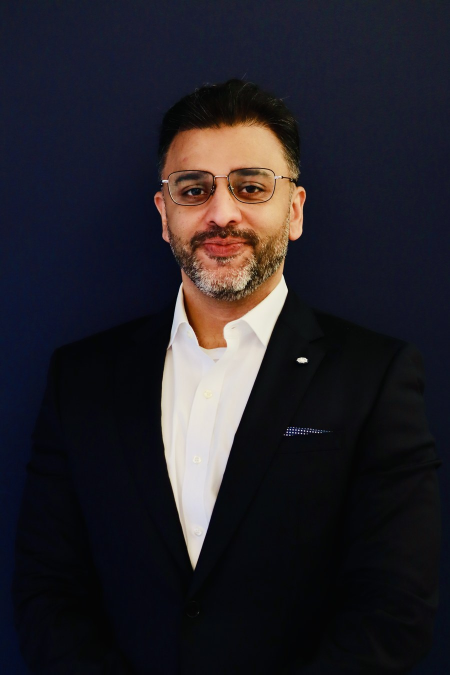
#> input picture assets/img/yasir-headshot.jpg, 900 x 1349 px (shown at 1/2 size)
$ python make_portrait.py
#> lines starting #> are read from the running program, lines starting #| are printed output that depends on the picture; after the words box and inside, x2 and y2 are one past the last pixel; in counts of white or black regions, pixels touching at a corner belong together
### assets/brand/make_marks.py
#!/usr/bin/env python3
"""
The Reference Mark — generator for the Yasir A. Malik identity.

Geometry is computed, not eyeballed, so every clearance in the mark is
exact and the whole family can be re-cut from one set of constants.

Construction
------------
  ring      an open circle: the recurring engagement, deliberately not closed
  node      a dot floating IN the break: the anchor, not part of the loop
  A         a geometric letterform whose crossbar overshoots the right leg —
            a reference line extended past the figure, reaching for the ring
            without closing on it
"""
import math, os

OUT = os.path.dirname(os.path.abspath(__file__))
os.makedirs(OUT, exist_ok=True)

# ---------------------------------------------------------------- constants
CX = CY = 32.0
R = 25.0            # ring radius (centreline)
SW = 4.4            # ring stroke
AW = 5.2            # letter stroke

GAP_MID, GAP_W = 140.0, 42.0          # break centred upper-left, 42 degrees
ARC_A = GAP_MID - GAP_W / 2           # 119 deg
ARC_B = GAP_MID + GAP_W / 2           # 161 deg

APEX = (32.0, 19.5)
FOOT_L, FOOT_R = 20.0, 44.0
FOOT_Y = 47.0
BAR_Y = 38.0
BAR_END = 51.5                        # crossbar overshoot terminus


def pt(theta, r=R):
    """Polar to SVG coords (y grows downward, so sin is negated)."""
    a = math.radians(theta)
    return (CX + r * math.cos(a), CY - r * math.sin(a))


def f(v):
    return f"{v:.2f}".rstrip("0").rstrip(".")


def ring_path():
    """Open arc: starts at ARC_A, sweeps clockwise the long way round to ARC_B."""
    x1, y1 = pt(ARC_A)
    x2, y2 = pt(ARC_B)
    return f"M{f(x1)} {f(y1)} A{f(R)} {f(R)} 0 1 1 {f(x2)} {f(y2)}"


def letter_path():
    ax, ay = APEX
    return f"M{f(FOOT_L)} {f(FOOT_Y)} L{f(ax)} {f(ay)} L{f(FOOT_R)} {f(FOOT_Y)}"


def bar_path(end=BAR_END):
    """Crossbar starts flush with the left leg's outer edge."""
    dx, dy = APEX[0] - FOOT_L, FOOT_Y - APEX[1]
    lean = math.atan2(dx, dy)                       # leg angle off vertical
    t = (BAR_Y - APEX[1]) / dy
    x_centre = APEX[0] - dx * t
    x_outer = x_centre - (AW / 2) / math.cos(lean)
    return f"M{f(x_outer)} {f(BAR_Y)} H{f(end)}"


# ------------------------------------------------------------- verification
# [22 lines left out: function report, not called in this run]


# ------------------------------------------------------------------ writers
HEAD = ('<svg xmlns="http://www.w3.org/2000/svg" viewBox="0 0 64 64" '
        'fill="none" role="img" aria-label="{label}">')


def mark(ring_col="currentColor", letter_col="currentColor",
         node_col=None, label="The Reference Mark"):
    node_col = node_col or ring_col
    nx, ny = pt(GAP_MID)
    return f"""{HEAD.format(label=label)}
  <title>{label}</title>
  <path d="{ring_path()}" stroke="{ring_col}" stroke-width="{f(SW)}" stroke-linecap="round"/>
  <circle cx="{f(nx)}" cy="{f(ny)}" r="3.9" fill="{node_col}"/>
  <path d="{letter_path()}" stroke="{letter_col}" stroke-width="{f(AW)}" stroke-linejoin="miter" stroke-linecap="butt"/>
  <path d="{bar_path()}" stroke="{letter_col}" stroke-width="{f(AW)}" stroke-linecap="butt"/>
</svg>
"""


def mark_on_disc(disc, ink, label="The Reference Mark on ember"):
    """Badge cut — the mark reversed out of a filled disc, as on the leather."""
    nx, ny = pt(GAP_MID)
    return f"""{HEAD.format(label=label)}
  <title>{label}</title>
  <rect width="64" height="64" rx="14" fill="{disc}"/>
  <g transform="translate(32 32) scale(.8) translate(-32 -32)">
    <path d="{ring_path()}" stroke="{ink}" stroke-width="{f(SW)}" stroke-linecap="round"/>
    <circle cx="{f(nx)}" cy="{f(ny)}" r="3.9" fill="{ink}"/>
    <path d="{letter_path()}" stroke="{ink}" stroke-width="{f(AW)}" stroke-linejoin="miter" stroke-linecap="butt"/>
    <path d="{bar_path()}" stroke="{ink}" stroke-width="{f(AW)}" stroke-linecap="butt"/>
  </g>
</svg>
"""


def micro(ring_col="currentColor", letter_col="currentColor"):
    """
    Micro cut, for 16-24px. The overshoot and the tight interior clearances
    collapse below ~28px, so this cut drops the overshoot, fattens both
    strokes and opens the break. Same mark, different lens.
    """
    return f"""{HEAD.format(label="The Reference Mark, micro cut")}
  <title>The Reference Mark, micro cut</title>
{micro_body(ring_col, letter_col)}
</svg>
"""


# Micro-cut constants, chosen by rendering candidates down to 16px and
# picking the last one where ring, node and counter all still survive.
M_SW, M_AW, M_GAP, M_R = 7.0, 8.0, 50.0, 23.0


def micro_body(ring_col, letter_col, indent="  "):
    a, b = GAP_MID - M_GAP / 2, GAP_MID + M_GAP / 2
    x1, y1 = pt(a, M_R); x2, y2 = pt(b, M_R); nx, ny = pt(GAP_MID, M_R)
    i = indent
    return (
        f'{i}<path d="M{f(x1)} {f(y1)} A{f(M_R)} {f(M_R)} 0 1 1 {f(x2)} {f(y2)}" '
        f'stroke="{ring_col}" stroke-width="{f(M_SW)}" stroke-linecap="round"/>\n'
        f'{i}<circle cx="{f(nx)}" cy="{f(ny)}" r="{f(M_SW * 0.78)}" fill="{ring_col}"/>\n'
        f'{i}<path d="M19.5 46.5 L32 19 L44.5 46.5" stroke="{letter_col}" '
        f'stroke-width="{f(M_AW)}" stroke-linejoin="miter" stroke-linecap="butt"/>\n'
        f'{i}<path d="M21.6 38.4 H42.4" stroke="{letter_col}" '
        f'stroke-width="{f(M_AW)}" stroke-linecap="butt"/>'
    )


def favicon(disc, ink):
    return f"""<svg xmlns="http://www.w3.org/2000/svg" viewBox="0 0 64 64" fill="none">
  <rect width="64" height="64" rx="13" fill="{disc}"/>
  <g transform="translate(32 32) scale(.86) translate(-32 -32)">
{micro_body(ink, ink, indent="    ")}
  </g>
</svg>
"""


SANS = ("-apple-system,BlinkMacSystemFont,&#39;Segoe UI&#39;,Roboto,"
        "&#39;Helvetica Neue&#39;,Arial,sans-serif")
MONO = ("ui-monospace,&#39;SF Mono&#39;,Menlo,&#39;Cascadia Mono&#39;,"
        "&#39;Roboto Mono&#39;,monospace")
# The name is set in the Record voice, not the Statement voice. A serif
# wordmark against a geometric mark is the whole tonal argument: the mark
# is the instrument, the name is the person signing the work.
# Charter leads the stack deliberately: it is the face this identity is
# drawn for, it ships on macOS/iOS, and naming the exact fontconfig family
# first is also what lets the build rasterise these files correctly.
SERIF = ("&#39;Bitstream Charter&#39;,Charter,&#39;Iowan Old Style&#39;,"
         "&#39;Palatino Linotype&#39;,Palatino,&#39;Book Antiqua&#39;,Georgia,serif")

DESCRIPTOR = "AUDIT · RISK · GOVERNANCE"


def glyph(ring_col, letter_col, tx, ty, scale):
    nx, ny = pt(GAP_MID)
    return f"""  <g transform="translate({tx} {ty}) scale({scale})">
    <path d="{ring_path()}" stroke="{ring_col}" stroke-width="{f(SW)}" stroke-linecap="round"/>
    <circle cx="{f(nx)}" cy="{f(ny)}" r="3.9" fill="{ring_col}"/>
    <path d="{letter_path()}" stroke="{letter_col}" stroke-width="{f(AW)}" stroke-linejoin="miter" stroke-linecap="butt"/>
    <path d="{bar_path()}" stroke="{letter_col}" stroke-width="{f(AW)}" stroke-linecap="butt"/>
  </g>"""


def lockup_h(ring_col, letter_col, name_col, sub_col):
    """Horizontal lockup. Clear space = one ring radius on every side."""
    return f"""<svg xmlns="http://www.w3.org/2000/svg" viewBox="0 0 372 72" fill="none" role="img" aria-label="Yasir A. Malik — Audit, Risk, Governance">
  <title>Yasir A. Malik — Audit, Risk, Governance</title>
{glyph(ring_col, letter_col, 4, 4, 1.0)}
  <path d="M84 18 V54" stroke="{sub_col}" stroke-width="1" opacity=".34"/>
  <text x="104" y="35" font-family="{SERIF}" font-size="24" letter-spacing=".2" fill="{name_col}">Yasir A. Malik</text>
  <text x="105" y="53" font-family="{MONO}" font-size="9.5" letter-spacing="2.9" fill="{sub_col}">{DESCRIPTOR}</text>
</svg>
"""


def lockup_v(ring_col, letter_col, name_col, sub_col):
    return f"""<svg xmlns="http://www.w3.org/2000/svg" viewBox="0 0 260 152" fill="none" role="img" aria-label="Yasir A. Malik — Audit, Risk, Governance">
  <title>Yasir A. Malik — Audit, Risk, Governance</title>
{glyph(ring_col, letter_col, 98, 4, 1.0)}
  <text x="130" y="108" text-anchor="middle" font-family="{SERIF}" font-size="25" letter-spacing=".2" fill="{name_col}">Yasir A. Malik</text>
  <path d="M100 122 H160" stroke="{sub_col}" stroke-width="1" opacity=".34"/>
  <text x="130" y="142" text-anchor="middle" font-family="{MONO}" font-size="9.5" letter-spacing="2.9" fill="{sub_col}">{DESCRIPTOR}</text>
</svg>
"""


def wordmark(name_col, sub_col, accent):
    return f"""<svg xmlns="http://www.w3.org/2000/svg" viewBox="0 0 300 52" fill="none" role="img" aria-label="Yasir A. Malik">
  <title>Yasir A. Malik</title>
  <text x="0" y="28" font-family="{SERIF}" font-size="31" letter-spacing=".2" fill="{name_col}">Yasir A. Malik</text>
  <path d="M1 40 H26" stroke="{accent}" stroke-width="1.6"/>
  <text x="1" y="50" font-family="{MONO}" font-size="9.5" letter-spacing="2.9" fill="{sub_col}">{DESCRIPTOR}</text>
</svg>
"""


from palette import (EMBER, INK, PAPER, MUTED, EMBER_TEXT,
                     LIGHT, DIM, NIGHT, ON_ACCENT)

FILES = {
    "mark.svg":            mark(),
    "mark-ember.svg":      mark(ring_col=EMBER, letter_col=INK, node_col=EMBER,
                                label="The Reference Mark, two-tone"),
    "mark-ember-dark.svg": mark(ring_col=EMBER, letter_col=LIGHT, node_col=EMBER,
                                label="The Reference Mark, two-tone on dark"),
    "mark-badge.svg":      mark_on_disc(EMBER, ON_ACCENT),
    "mark-micro.svg":      micro(),
    "favicon.svg":         favicon(EMBER, ON_ACCENT),
    "lockup-horizontal.svg": lockup_h(EMBER, INK, INK, MUTED),
    "lockup-horizontal-dark.svg": lockup_h(EMBER, LIGHT, LIGHT, DIM),
    "lockup-stacked.svg":  lockup_v(EMBER, INK, INK, MUTED),
    # Every other lockup ships a dark cut; the stacked one did not, which is
    # an omission rather than a decision — it is the cut an avatar or a dark
    # slide reaches for first.
    "lockup-stacked-dark.svg": lockup_v(EMBER, LIGHT, LIGHT, DIM),
    "wordmark.svg":        wordmark(INK, MUTED, EMBER),
    "wordmark-dark.svg":   wordmark(LIGHT, DIM, EMBER),
}

# [25 lines left out: function social_card, not called in this run]


RASTERS = [
    ("favicon.svg", "icon-32.png", 32),
    ("favicon.svg", "icon-192.png", 192),
    ("favicon.svg", "icon-512.png", 512),
    ("favicon.svg", "apple-touch-icon.png", 180),
    ("og-card.svg", "og-card.png", 1200),
]

# [15 lines that do not run on import are left out]

### assets/brand/make_portrait.py
#!/usr/bin/env python3
"""
Portrait cuts, for every surface that wants a face rather than a mark.

The source frame is a studio headshot on a navy backdrop. Navy is the one
colour this identity does not contain — set beside warm graphite it reads as a
different brand entirely, and a profile photo sits next to the banner
everywhere it appears.

Rather than matte the background out, which leaves halos in hair, the fix is a
colour-selective grade: pixels where blue dominates red get rotated toward a
warm neutral of the same luminance, weighted by how blue they are. The backdrop
converts fully, the suit mostly, and skin and shirt are untouched because
neither is blue-dominant. Edges blend because nothing is cut.

Four cuts:

  square    the profile photo. LinkedIn, GitHub, Substack, Gmail.
  circle    same crop, circular, with the ember hairline. For surfaces that
            crop to a circle anyway and clip anything near the edge.
  duotone   mapped fully into the palette. Editorial use beside the mark.
  speaker   photo, mark and name in one frame. Conference bios, talk slides,
            press.
"""
import os, sys, io

HERE = os.path.dirname(os.path.abspath(__file__))
sys.path.insert(0, HERE)
import make_marks as M
from palette import EMBER
import cairosvg
import numpy as np
from PIL import Image, ImageDraw

SRC = os.path.join(HERE, "..", "img", "yasir-headshot.jpg")
OUT = os.path.join(HERE, "portrait")
os.makedirs(OUT, exist_ok=True)

SIZE = 1000

# Head-and-shoulders crop from the 900x1349 source. Sized so the head fills
# about 62% of the frame and the eyeline lands on the upper third — the
# proportions a portrait is read at, rather than whatever the camera framed.
CROP = (81, 52, 839, 810)
SPEAKER_CROP = (0, 30, 900, 900)

# Blue-dominance below this many levels counts as fully backdrop.
BLUE_SPAN = 20.0
WARM = np.array([1.06, 1.00, 0.94])     # a warm neutral, R > G > B


def base():
    return Image.open(SRC).convert("RGB").crop(CROP).resize(
        (SIZE, SIZE), Image.LANCZOS)


def warm_grade(img, strength=1.0):
    """Rotate blue-dominant pixels to a warm neutral of the same luminance."""
#> called with strength = 1
    a = np.asarray(img, dtype=np.float32)
    r, g, b = a[..., 0], a[..., 1], a[..., 2]

    lum = 0.2126 * r + 0.7152 * g + 0.0722 * b
    target = np.clip(lum[..., None] * WARM, 0, 255)

    # Weight by blueness. Skin sits far negative here and is never touched.
    w = np.clip((b - r) / BLUE_SPAN, 0.0, 1.0)[..., None] * strength
    return Image.fromarray(
        np.clip(a * (1 - w) + target * w, 0, 255).astype(np.uint8), "RGB")
#> in circle, `ImageDraw.Draw(mask).ellipse((0, 0, SIZE - 1, SIZE - 1), fill=255)`:
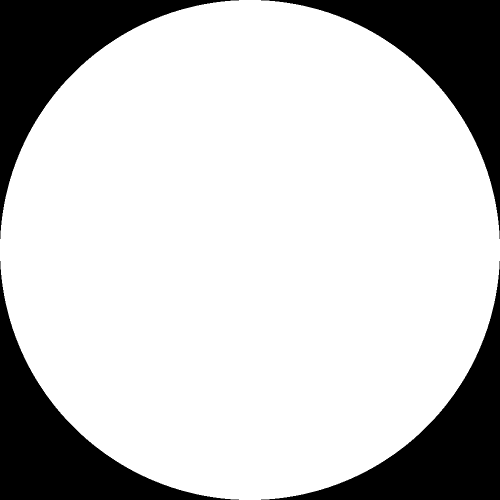
#> mask: PIL image 1000x1000 L (shown at 1/2 size); 78.5% white; 4 black regions, box (x1, y1, x2, y2) and area: (0, 0, 478, 478) 53695, (522, 0, 1000, 478) 53695, (0, 522, 478, 1000) 53695, (522, 522, 1000, 1000) 53695


def duotone(img, shadow=(14, 16, 19), highlight=(238, 228, 218)):
#> called with shadow = (14, 16, 19), highlight = (238, 228, 218)
    lum = np.asarray(img.convert("L"), dtype=np.float32) / 255.0
    lum = np.clip(lum * 1.06 - 0.03, 0, 1)
    lum = lum * lum * (3.0 - 2.0 * lum)
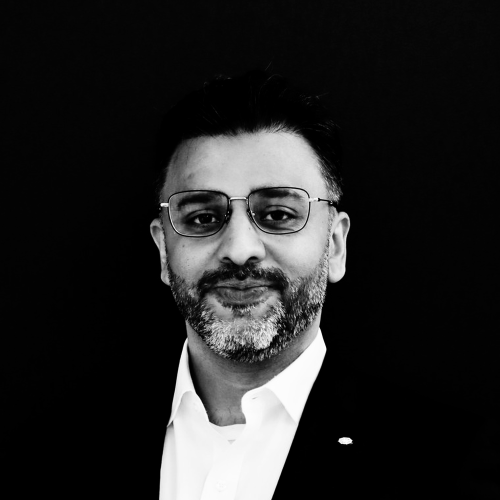
#> lum: shape (1000, 1000) float32 (shown at 1/2 size); min 0, max 1, mean 0.145
    lo, hi = np.array(shadow, np.float32), np.array(highlight, np.float32)
#> lo = [14, 16, 19]; hi = [238, 228, 218]
    out = lo + (hi - lo) * lum[..., None]
#> out: shape (1000, 1000, 3) float32
    e = np.array([224.0, 102.0, 46.0])
    w = (4.0 * lum * (1.0 - lum))[..., None] * 0.15
    return Image.fromarray(
        np.clip(out * (1 - w) + e * w, 0, 255).astype(np.uint8), "RGB")


def circle(img, ring=14):
    """Circular cut with the ember hairline, on transparency."""
    out = img.convert("RGBA")
    mask = Image.new("L", (SIZE, SIZE), 0)
    ImageDraw.Draw(mask).ellipse((0, 0, SIZE - 1, SIZE - 1), fill=255)
    out.putalpha(mask)

    d = ImageDraw.Draw(out)
    inset = ring / 2
    d.ellipse((inset, inset, SIZE - 1 - inset, SIZE - 1 - inset),
              outline=EMBER, width=ring)
    return out


def speaker(theme="dark"):
    """Photo, mark and name in one frame. 1600x900."""
    W, H = 1600, 900
    t = dict(
        dark=dict(bg="#0E1114", name="#EDEFF1", sub="#A6B0BA", letter="#EDEFF1"),
        light=dict(bg="#F6F3F0", name="#171A1D", sub="#5A646E", letter="#171A1D"),
    )[theme]

    panel_w = 620

    # A wider crop than the square cut. The portrait crop is framed for a
    # square; poured into a 620x900 panel it fills the height with head and
    # loses the shoulders, so the card gets its own framing.
    src = warm_grade(Image.open(SRC).convert("RGB").crop(SPEAKER_CROP))
#> call 2 of warm_grade, with strength = 1
#> in warm_grade (call 2), `w = np.clip((b - r) / BLUE_SPAN, 0.0, 1.0)[..., None] * strength`:
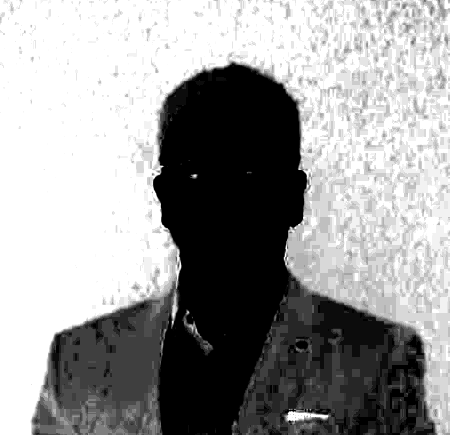
#> w: shape (870, 900, 1) float32 (shown at 1/2 size); min 0, max 1, mean 0.605
#> in warm_grade (call 2), `return Image.fromarray( np.clip(a * (1 - w) + target * w, 0, 255).asty..`:
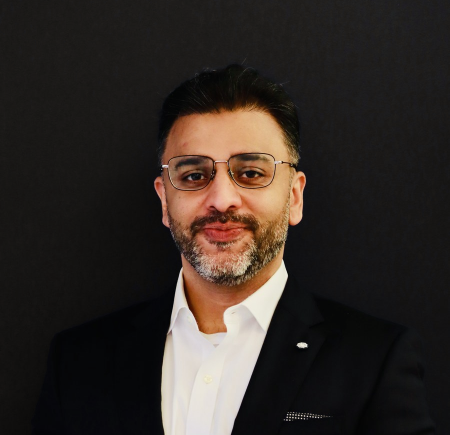
#> returned value: PIL image 900x870 RGB (shown at 1/2 size); mean R, G, B 50.3, 42.7, 38.1
    scale = max(panel_w / src.width, H / src.height)
    src = src.resize((round(src.width * scale), round(src.height * scale)),
                     Image.LANCZOS)
    left = (src.width - panel_w) // 2
    src = src.crop((left, 0, left + panel_w, H))
#> src: PIL image 620x900 RGB

    a = np.full((H, panel_w), 255.0, np.float32)
    fade = 240
    a[:, :fade] *= np.linspace(0, 1, fade, dtype=np.float32)[None, :] ** 1.6
    src = src.convert("RGBA")
#> src: PIL image 620x900 RGBA
    src.putalpha(Image.fromarray(a.astype(np.uint8), "L"))
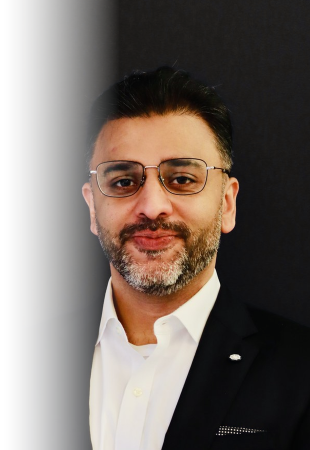
#> src: PIL image 620x900 RGBA (shown at 1/2 size); mean R, G, B, A 64.5, 53.6, 46.9, 194.1; transparent parts drawn white
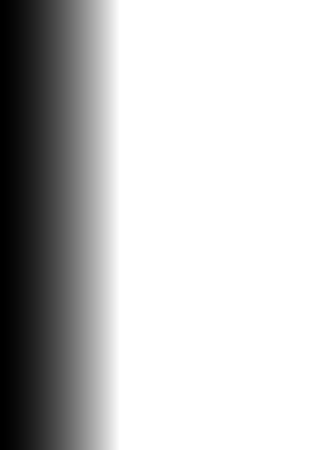
#> a: shape (900, 620) float32 (shown at 1/2 size); min 0, max 255, mean 194.3

    canvas = Image.new("RGBA", (W, H), t["bg"])
    canvas.alpha_composite(src, (W - panel_w, 0))
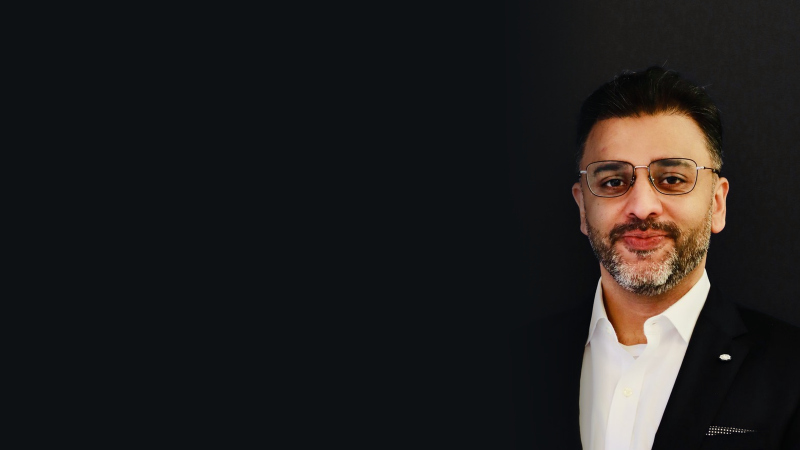
#> canvas: PIL image 1600x900 RGBA (shown at 1/2 size); mean R, G, B, A 32.6, 30.7, 30.2, 255

    nx, ny = M.pt(M.GAP_MID)
    svg = f"""<svg xmlns="http://www.w3.org/2000/svg" viewBox="0 0 {W} {H}" fill="none">
  <rect x="0" y="0" width="{W}" height="7" fill="{EMBER}"/>
  <g transform="translate(96 300) scale(1.6)">
    <path d="{M.ring_path()}" stroke="{EMBER}" stroke-width="{M.f(M.SW)}" stroke-linecap="round"/>
    <circle cx="{M.f(nx)}" cy="{M.f(ny)}" r="3.9" fill="{EMBER}"/>
    <path d="{M.letter_path()}" stroke="{t['letter']}" stroke-width="{M.f(M.AW)}" stroke-linejoin="miter" stroke-linecap="butt"/>
    <path d="{M.bar_path()}" stroke="{t['letter']}" stroke-width="{M.f(M.AW)}" stroke-linecap="butt"/>
  </g>
  <text x="96" y="500" font-family="{M.SERIF}" font-size="76" fill="{t['name']}">Yasir A. Malik</text>
  <path d="M98 540 H330" stroke="{EMBER}" stroke-width="3"/>
  <text x="96" y="584" font-family="{M.MONO}" font-size="19" letter-spacing="7" fill="{t['sub']}">AUDIT · RISK · GOVERNANCE</text>
  <text x="96" y="646" font-family="{M.SERIF}" font-size="27" fill="{t['sub']}">Judgment that holds when the machine agrees with you.</text>
</svg>"""
    png = cairosvg.svg2png(bytestring=svg.encode(), output_width=W)
    canvas.alpha_composite(Image.open(io.BytesIO(png)).convert("RGBA"))
    return canvas.convert("RGB")


if __name__ == "__main__":
    made = []

    def save(img, name):
        p = os.path.join(OUT, name)
        img.save(p, optimize=True)
        made.append((name, os.path.getsize(p)))

    graded = warm_grade(base())
    save(graded, "portrait-square.png")
    save(circle(graded), "portrait-circle.png")
    save(duotone(base()), "portrait-duotone.png")
    for theme in ("dark", "light"):
        save(speaker(theme), f"speaker-{theme}.png")
#> (the call stopped at in speaker, `png = cairosvg.svg2png(bytestring=svg.encode(), output_width=W)`: cairosvg is not available in this run)

    for name, size in made:
        print(f"  portrait/{name:26s} {size // 1024:>4} KB")
#> this loop made 3 passes
#> (name, size) on passes 1 to 3: ('portrait-square.png', 673759), ('portrait-circle.png', 749682), ('portrait-duotone.png', 473478)
#> (printed output is left out)
